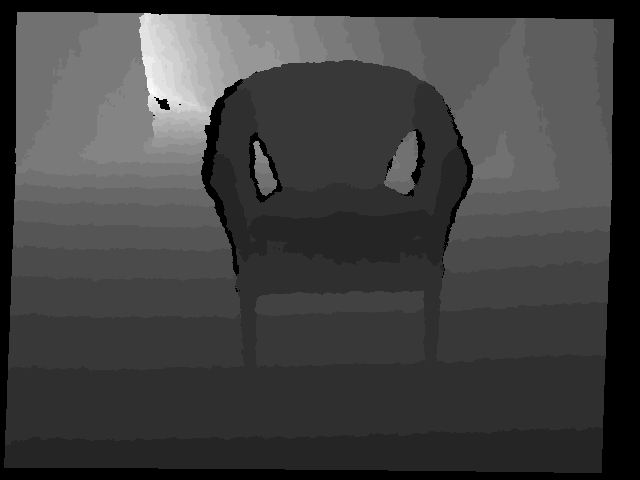
#> input picture files/test_depth_img/redwood_01053_1_depth.png, 640 x 480 px, found by its file name
$ python show_depth_img.py
#> lines starting #> are read from the running program, lines starting #| are printed output that depends on the picture
import cv2
import numpy as np
import matplotlib.pyplot as plt

def display_depth_images_with_colorbar(depth_img1, depth_img2, title1='Depth Image 1', title2='Depth Image 2'):
    # Create a figure with two subplots
    fig, (ax1, ax2) = plt.subplots(1, 2, figsize=(12, 5))

    # Display the first depth image
    im1 = ax1.imshow(depth_img1, cmap='viridis')
    ax1.set_title(title1)
    ax1.set_axis_off()

    # Display the second depth image
    im2 = ax2.imshow(depth_img2, cmap='viridis')
    ax2.set_title(title2)
    ax2.set_axis_off()

    # Add colorbars to the subplots
    cbar1 = fig.colorbar(im1, ax=ax1, orientation='vertical', fraction=0.046, pad=0.04)
    cbar2 = fig.colorbar(im2, ax=ax2, orientation='vertical', fraction=0.046, pad=0.04)

    # Display the colorbars
    plt.show()

if __name__ == "__main__":
    # Replace these paths with the paths to your depth images
    depth_image_path1 = f'files/test_depth_img/redwood_01053_1_depth.png'
    depth_image_path2 = f'files/test_depth_img/tum_fr1desk_1_depth.png'

    # Load depth images
    depth_img1 = cv2.imread(depth_image_path1, cv2.IMREAD_UNCHANGED)
#> depth_img1 is the input picture: shape (480, 640) uint16; min 0, max 7030, mean 1875.8
    depth_img2 = cv2.imread(depth_image_path2, cv2.IMREAD_UNCHANGED)
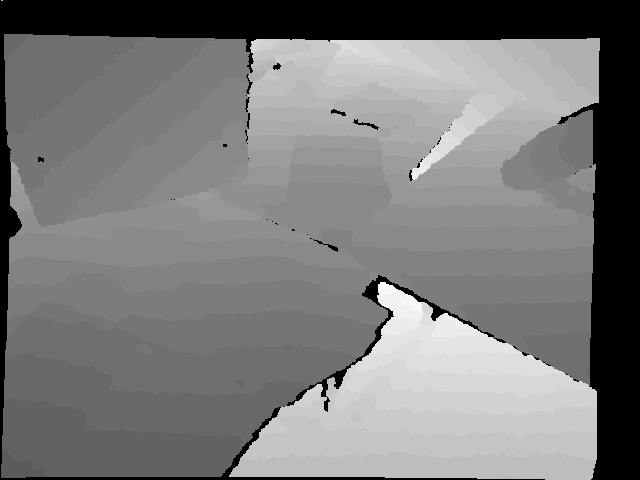
#> input picture files/test_depth_img/tum_fr1desk_1_depth.png, 640 x 480 px, found by its file name
#> depth_img2 is the input picture: shape (480, 640) uint16; min 0, max 10128, mean 4881.9

    # Check if the images are loaded successfully
    if depth_img1 is None or depth_img2 is None:
        print("Error: Unable to load depth images.")
    else:
        # Display the depth images with colorbars without normalization
        display_depth_images_with_colorbar(depth_img1, depth_img2)
#> in display_depth_images_with_colorbar, `plt.show()`:
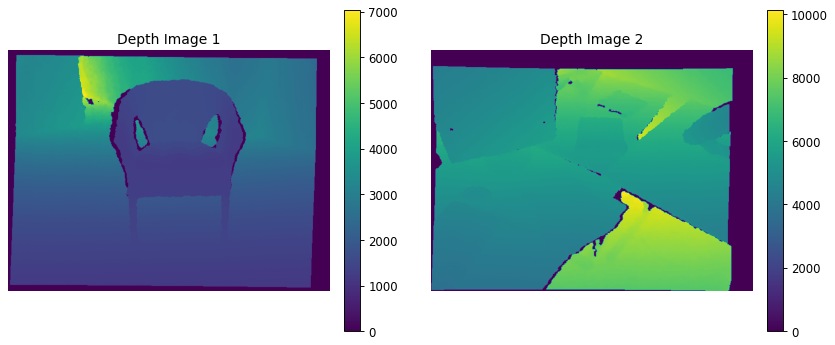
#> figure drawn by matplotlib, 4 panels
